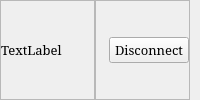
         <widget class="QFrame" name="footer_frame">
          <property name="frameShape">
           <enum>QFrame::NoFrame</enum>
          </property>
          <property name="frameShadow">
           <enum>QFrame::Raised</enum>
          </property>
          <layout class="QHBoxLayout" name="horizontalLayout_5">
           <property name="spacing">
            <number>0</number>
           </property>
           <property name="leftMargin">
            <number>0</number>
           </property>
           <property name="topMargin">
            <number>0</number>
           </property>
           <property name="rightMargin">
            <number>0</number>
           </property>
           <property name="bottomMargin">
            <number>0</number>
           </property>
           <item>
            <widget class="QFrame" name="frame_2">
             <property name="frameShape">
              <enum>QFrame::StyledPanel</enum>
             </property>
             <property name="frameShadow">
              <enum>QFrame::Raised</enum>
             </property>
             <layout class="QHBoxLayout" name="horizontalLayout_7">
              <property name="spacing">
               <number>0</number>
              </property>
              <property name="leftMargin">
               <number>0</number>
              </property>
              <property name="topMargin">
               <number>0</number>
              </property>
              <property name="bottomMargin">
               <number>0</number>
              </property>
              <item>
               <widget class="QLabel" name="label_3">
                <property name="font">
                 <font>
                  <family>Constantia</family>
                  <pointsize>10</pointsize>
                 </font>
                </property>
                <property name="text">
                 <string>TextLabel</string>
                </property>
               </widget>
              </item>
             </layout>
            </widget>
           </item>
           <item>
            <widget class="QFrame" name="frame_3">
             <property name="frameShape">
              <enum>QFrame::StyledPanel</enum>
             </property>
             <property name="frameShadow">
              <enum>QFrame::Raised</enum>
             </property>
             <layout class="QHBoxLayout" name="horizontalLayout_6">
              <property name="spacing">
               <number>0</number>
              </property>
              <property name="leftMargin">
               <number>0</number>
              </property>
              <property name="topMargin">
               <number>0</number>
              </property>
              <property name="rightMargin">
               <number>0</number>
              </property>
              <property name="bottomMargin">
               <number>0</number>
              </property>
              <item alignment="Qt::AlignRight">
               <widget class="QPushButton" name="pushButton">
                <property name="font">
                 <font>
                  <family>Constantia</family>
                  <pointsize>10</pointsize>
                 </font>
                </property>
                <property name="text">
                 <string>Disconnect</string>
                </property>
                <property name="icon">
                 <iconset resource="../static/resource.qrc">
                  <normaloff>:/newPrefix/icons/icons/feather/cast.svg</normaloff>:/newPrefix/icons/icons/feather/cast.svg</iconset>
                </property>
                <property name="iconSize">
                 <size>
                  <width>32</width>
                  <height>32</height>
                 </size>
                </property>
               </widget>
              </item>
             </layout>
            </widget>
           </item>
           <item alignment="Qt::AlignBottom">
            <widget class="QFrame" name="size_grip">
             <property name="minimumSize">
              <size>
               <width>0</width>
               <height>0</height>
              </size>
             </property>
             <property name="maximumSize">
              <size>
               <width>10</width>
               <height>10</height>
              </size>
             </property>
             <property name="frameShape">
              <enum>QFrame::StyledPanel</enum>
             </property>
             <property name="frameShadow">
              <enum>QFrame::Raised</enum>
             </property>
            </widget>
           </item>
          </layout>
         </widget>
